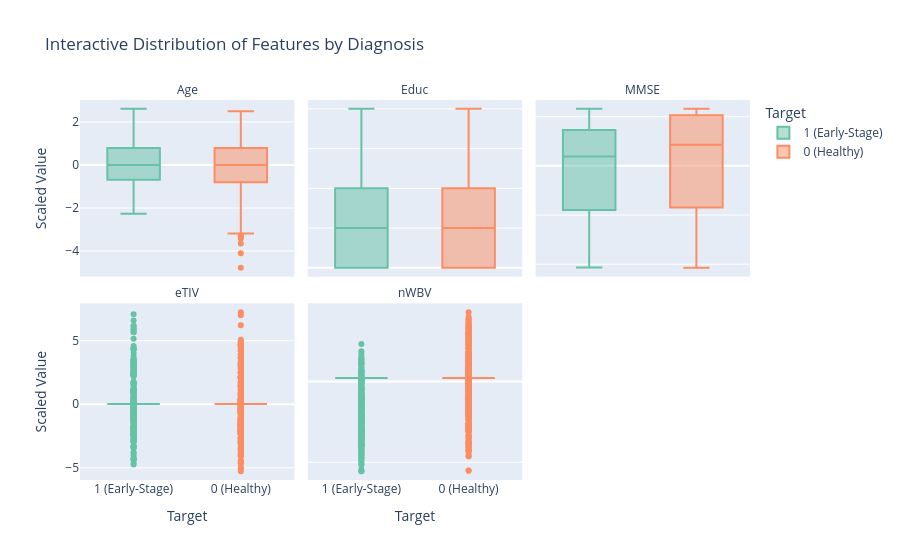

Here is the notebook cell this chart was saved with:
### Code cell
fig = px.box(df_melted, 
             x='Target', 
             y='Scaled Value', 
             color='Target', 
             facet_col='Feature', 
             facet_col_wrap=3, # Creates the 2x3 grid automatically
             title='Interactive Distribution of Features by Diagnosis',
             color_discrete_sequence=px.colors.qualitative.Set2)

fig.for_each_annotation(lambda a: a.update(text=a.text.split("=")[-1]))
fig.update_yaxes(matches=None)
fig.show()

### Figure 1 — Plotly figure (JSON) as saved in the notebook; plotly's stock layout.template omitted (floating-point values rounded to 4 significant figures; data arrays with more than 128 entries replaced by an {"elided": "..."} marker saying what was removed)
{"data": [{"alignmentgroup": "True", "hovertemplate": "Target=%{x}<br>Feature=Age<br>Scaled Value=%{y}<extra></extra>", "legendgroup": "1 (Early-Stage)", "marker": {"color": "rgb(102,194,165)"}, "name": "1 (Early-Stage)", "notched": false, "offsetgroup": "1 (Early-Stage)", "orientation": "v", "showlegend": true, "type": "box", "x": {"elided": "1458 str values"}, "x0": " ", "xaxis": "x4", "y": {"elided": "1458 float values"}, "y0": " ", "yaxis": "y4"}, {"alignmentgroup": "True", "hovertemplate": "Target=%{x}<br>Feature=Educ<br>Scaled Value=%{y}<extra></extra>", "legendgroup": "1 (Early-Stage)", "marker": {"color": "rgb(102,194,165)"}, "name": "1 (Early-Stage)", "notched": false, "offsetgroup": "1 (Early-Stage)", "orientation": "v", "showlegend": false, "type": "box", "x": {"elided": "1458 str values"}, "x0": " ", "xaxis": "x5", "y": {"elided": "1458 float values"}, "y0": " ", "yaxis": "y5"}, {"alignmentgroup": "True", "hovertemplate": "Target=%{x}<br>Feature=MMSE<br>Scaled Value=%{y}<extra></extra>", "legendgroup": "1 (Early-Stage)", "marker": {"color": "rgb(102,194,165)"}, "name": "1 (Early-Stage)", "notched": false, "offsetgroup": "1 (Early-Stage)", "orientation": "v", "showlegend": false, "type": "box", "x": {"elided": "1458 str values"}, "x0": " ", "xaxis": "x6", "y": {"elided": "1458 float values"}, "y0": " ", "yaxis": "y6"}, {"alignmentgroup": "True", "hovertemplate": "Target=%{x}<br>Feature=eTIV<br>Scaled Value=%{y}<extra></extra>", "legendgroup": "1 (Early-Stage)", "marker": {"color": "rgb(102,194,165)"}, "name": "1 (Early-Stage)", "notched": false, "offsetgroup": "1 (Early-Stage)", "orientation": "v", "showlegend": false, "type": "box", "x": {"elided": "1458 str values"}, "x0": " ", "xaxis": "x", "y": {"elided": "1458 float values"}, "y0": " ", "yaxis": "y"}, {"alignmentgroup": "True", "hovertemplate": "Target=%{x}<br>Feature=nWBV<br>Scaled Value=%{y}<extra></extra>", "legendgroup": "1 (Early-Stage)", "marker": {"color": "rgb(102,194,165)"}, "name": "1 (Early-Stage)", "notched": false, "offsetgroup": "1 (Early-Stage)", "orientation": "v", "showlegend": false, "type": "box", "x": {"elided": "1458 str values"}, "x0": " ", "xaxis": "x2", "y": {"elided": "1458 float values"}, "y0": " ", "yaxis": "y2"}, {"alignmentgroup": "True", "hovertemplate": "Target=%{x}<br>Feature=Age<br>Scaled Value=%{y}<extra></extra>", "legendgroup": "0 (Healthy)", "marker": {"color": "rgb(252,141,98)"}, "name": "0 (Healthy)", "notched": false, "offsetgroup": "0 (Healthy)", "orientation": "v", "showlegend": true, "type": "box", "x": {"elided": "1920 str values"}, "x0": " ", "xaxis": "x4", "y": {"elided": "1920 float values"}, "y0": " ", "yaxis": "y4"}, {"alignmentgroup": "True", "hovertemplate": "Target=%{x}<br>Feature=Educ<br>Scaled Value=%{y}<extra></extra>", "legendgroup": "0 (Healthy)", "marker": {"color": "rgb(252,141,98)"}, "name": "0 (Healthy)", "notched": false, "offsetgroup": "0 (Healthy)", "orientation": "v", "showlegend": false, "type": "box", "x": {"elided": "1920 str values"}, "x0": " ", "xaxis": "x5", "y": {"elided": "1920 float values"}, "y0": " ", "yaxis": "y5"}, {"alignmentgroup": "True", "hovertemplate": "Target=%{x}<br>Feature=MMSE<br>Scaled Value=%{y}<extra></extra>", "legendgroup": "0 (Healthy)", "marker": {"color": "rgb(252,141,98)"}, "name": "0 (Healthy)", "notched": false, "offsetgroup": "0 (Healthy)", "orientation": "v", "showlegend": false, "type": "box", "x": {"elided": "1920 str values"}, "x0": " ", "xaxis": "x6", "y": {"elided": "1920 float values"}, "y0": " ", "yaxis": "y6"}, {"alignmentgroup": "True", "hovertemplate": "Target=%{x}<br>Feature=eTIV<br>Scaled Value=%{y}<extra></extra>", "legendgroup": "0 (Healthy)", "marker": {"color": "rgb(252,141,98)"}, "name": "0 (Healthy)", "notched": false, "offsetgroup": "0 (Healthy)", "orientation": "v", "showlegend": false, "type": "box", "x": {"elided": "1920 str values"}, "x0": " ", "xaxis": "x", "y": {"elided": "1920 float values"}, "y0": " ", "yaxis": "y"}, {"alignmentgroup": "True", "hovertemplate": "Target=%{x}<br>Feature=nWBV<br>Scaled Value=%{y}<extra></extra>", "legendgroup": "0 (Healthy)", "marker": {"color": "rgb(252,141,98)"}, "name": "0 (Healthy)", "notched": false, "offsetgroup": "0 (Healthy)", "orientation": "v", "showlegend": false, "type": "box", "x": {"elided": "1920 str values"}, "x0": " ", "xaxis": "x2", "y": {"elided": "1920 float values"}, "y0": " ", "yaxis": "y2"}], "layout": {"annotations": [{"font": {}, "showarrow": false, "text": "eTIV", "x": 0.16, "xanchor": "center", "xref": "paper", "y": 0.465, "yanchor": "bottom", "yref": "paper"}, {"font": {}, "showarrow": false, "text": "nWBV", "x": 0.5, "xanchor": "center", "xref": "paper", "y": 0.465, "yanchor": "bottom", "yref": "paper"}, {"font": {}, "showarrow": false, "text": "Age", "x": 0.16, "xanchor": "center", "xref": "paper", "y": 1.0, "yanchor": "bottom", "yref": "paper"}, {"font": {}, "showarrow": false, "text": "Educ", "x": 0.5, "xanchor": "center", "xref": "paper", "y": 1.0, "yanchor": "bottom", "yref": "paper"}, {"font": {}, "showarrow": false, "text": "MMSE", "x": 0.84, "xanchor": "center", "xref": "paper", "y": 1.0, "yanchor": "bottom", "yref": "paper"}], "boxmode": "overlay", "legend": {"title": {"text": "Target"}, "tracegroupgap": 0}, "title": {"text": "Interactive Distribution of Features by Diagnosis"}, "xaxis": {"anchor": "y", "categoryarray": ["1 (Early-Stage)", "0 (Healthy)"], "categoryorder": "array", "domain": [0, 0.32], "title": {"text": "Target"}}, "xaxis2": {"anchor": "y2", "categoryarray": ["1 (Early-Stage)", "0 (Healthy)"], "categoryorder": "array", "domain": [0.34, 0.66], "matches": "x", "title": {"text": "Target"}}, "xaxis3": {"anchor": "y3", "categoryarray": ["1 (Early-Stage)", "0 (Healthy)"], "categoryorder": "array", "domain": [0.68, 1.0], "matches": "x", "title": {"text": "Target"}}, "xaxis4": {"anchor": "y4", "domain": [0, 0.32], "matches": "x", "showticklabels": false}, "xaxis5": {"anchor": "y5", "domain": [0.34, 0.66], "matches": "x", "showticklabels": false}, "xaxis6": {"anchor": "y6", "domain": [0.68, 1.0], "matches": "x", "showticklabels": false}, "yaxis": {"anchor": "x", "domain": [0, 0.465], "title": {"text": "Scaled Value"}}, "yaxis2": {"anchor": "x2", "domain": [0, 0.465], "showticklabels": false}, "yaxis3": {"anchor": "x3", "domain": [0, 0.465], "showticklabels": false}, "yaxis4": {"anchor": "x4", "domain": [0.535, 1.0], "title": {"text": "Scaled Value"}}, "yaxis5": {"anchor": "x5", "domain": [0.535, 1.0], "showticklabels": false}, "yaxis6": {"anchor": "x6", "domain": [0.535, 1.0], "showticklabels": false}}}
